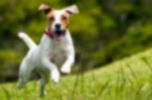
%> input picture dog_image.jpg, 152 x 100 px
$ octave histogram_equalization.m   (GNU Octave 9; MATLAB toolbox functions it lacks are replaced by stand-ins)
%> lines starting %> are read from the running program, lines starting %| are printed output that depends on the picture
% Histogram Equalization
clc
clear
close all

imagePath = 'dog_image.jpg';
histogramFilePath = 'matlab_equalized_histogram.txt';
outputFilePath = 'matlab_output_image.txt';
inputFilePath = fopen('vhdl_output_image.txt', 'rb');

pixelValues = [];
while ~feof(inputFilePath)
    % Read one line of the text file
    binaryLine = fgetl(inputFilePath);

    % Check if the line is empty (end of file)
    if isempty(binaryLine)
        break;
    end

    % Convert the binary line to an integer
    integerValue = bin2dec(binaryLine); % Convert binary to decimal

    % Store the integer in the array
    pixelValues = [pixelValues, integerValue];
end

output_image = reshape(pixelValues, 152, []);
output_image = output_image';
output_image = uint8(output_image);

% Open the txt file for writing
histogramfileID = fopen(histogramFilePath, 'w');
outputfileID = fopen(outputFilePath, 'w');

% Check if the file was opened successfully
if histogramfileID == -1
    error('Unable to open the histogram file for writing.');
end

% Check if the file was opened successfully
if outputfileID == -1
    error('Unable to open the output file for writing.');
end

originalImage = imread(imagePath);
%> originalImage is the input picture: size 100x152x3 uint8; mean R, G, B 110.1, 116.5, 49.1

grayImage = rgb2gray(originalImage);
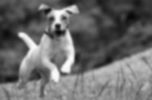
%> grayImage: size 100x152 uint8; min 7, max 254, mean 106.9

figure
subplot(2, 4, 1)
imshow(grayImage)
title({'Original Grayscale Image', ''});
subplot(2, 4, 5)
histogram(grayImage)
title({'Histogram of Original Grayscale Image',''});

hgram = ones(1, 1) * prod(size(grayImage)) / 1;
J = histeq(grayImage, hgram);
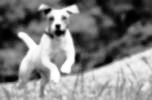
%> J: size 100x152 uint8; min 0, max 255, mean 128.3

subplot(2, 4, 2)
imshow(J)
title({'Image after histogram', 'equalization with built-in function'});
subplot(2, 4, 6)
histogram(J)
title({'Histogram of Image after histogram', 'equalization with built-in function'});

% Histogram Equalization without built-in histeq function:
[row, col] = size(grayImage);
%> row = 100; col = 152
no_of_pixels = row * col;
%> no_of_pixels = 15200
H = uint8(zeros(row,col));

freq = zeros(256,1);
cdf = zeros(256,1);
output = zeros(256,1);

% Calculating Probability
for i = 1:row
    for j = 1:col
        value = grayImage(i, j);
        freq(value + 1) = freq(value + 1) + 1;
    end
end
%> after the loop, freq = 256 values, max 156 at index 56, min 0 at index 1, mean 59.38

sum = 0;
no_bins = 255;

% Calculating Cumulative Probability
for i = 1:size(freq)

   sum = sum + freq(i);

   cdf(i) = sum/no_of_pixels;

   output(i) = floor(cdf(i) * no_bins);


end
%> this loop made 256 passes
%> sum on passes 1 to 3: 0, 0, 0
%> after the loop, cdf = 256 values from 0 to 1; output = 256 values from 0 to 255; sum = 15200

for i = 1:row
    for j = 1:col
        H(i,j) = output(grayImage(i,j) + 1);
    end
end

for i = 1:row
    for j = 1:col
        fprintf(outputfileID, '%s\n', dec2bin(H(i,j), 8));
    end
end

subplot(2, 4, 3)
imshow(H)
title({'Image after histogram', 'equalization without built-in function'});
subplot(2, 4, 7)
histogram(H)
title({'Histogram of Image after histogram', 'equalization without built-in function'});


subplot(2, 4, 4)
imshow(output_image);
title({'Image after histogram equalization', 'in VHDL'});
subplot(2, 4, 8)
histogram(output_image)
title({'Histogram of Image after histogram', 'equalization in VHDL'});
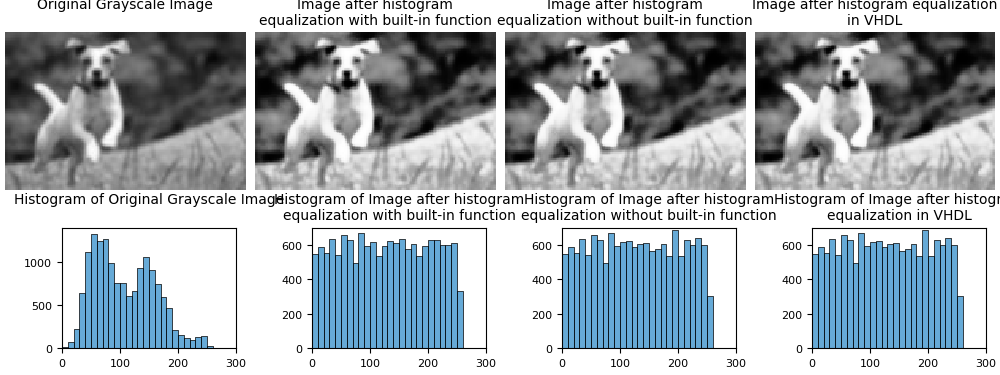
%> figure redrawn from the program's plot data, 8 panels


% Write histogram values to the file as binary strings
for i = 1:256
    fprintf(histogramfileID, '%s\n', dec2bin(output(i), 14));
end
